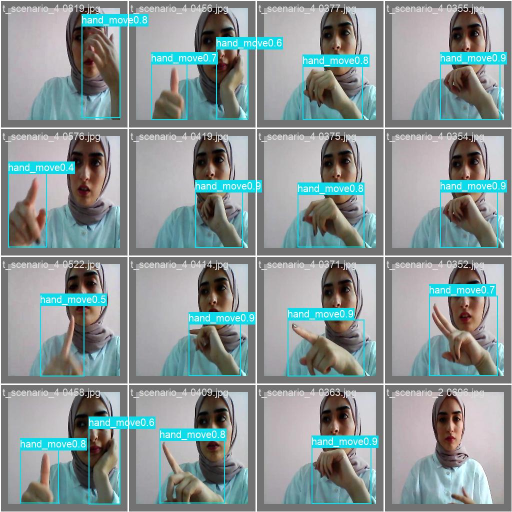
#> input picture runs/detect/val/val_batch0_pred.jpg, 1024 x 1024 px (shown at 1/2 size)
$ python -i frame_preprocessor.py   (imports and definitions only)
#> lines starting #> are read from the running program, lines starting #| are printed output that depends on the picture
### src/utils/logger.py
"""
Logging Utility for Online Exam Proctoring Pipeline.
"""

import logging
import sys
from pathlib import Path
from src.config import RESULTS_DIR


def get_logger(name: str = "exam_proctoring", log_file: str = "app.log") -> logging.Logger:
    """Configures and returns a logger instance with console and file handlers."""
#> further down, picture is the input picture: shape (1024, 1024, 3); mean B, G, R 148.6, 148.3, 137.1
    logger = logging.getLogger(name)
    logger.setLevel(logging.INFO)

    if logger.hasHandlers():
        return logger

    # Formatting
    formatter = logging.Formatter(
        "[%(asctime)s] [%(levelname)s] [%(name)s] %(message)s",
        datefmt="%Y-%m-%d %H:%M:%S"
    )

    # Console Handler
    console_handler = logging.StreamHandler(sys.stdout)
    console_handler.setFormatter(formatter)
    logger.addHandler(console_handler)

    # File Handler
    try:
        RESULTS_DIR.mkdir(parents=True, exist_ok=True)
        file_handler = logging.FileHandler(RESULTS_DIR / log_file, encoding="utf-8")
        file_handler.setFormatter(formatter)
        logger.addHandler(file_handler)
    except Exception as e:
        console_handler.setFormatter(formatter)

    return logger

### src/preprocessing/frame_preprocessor.py
"""
Frame Pre-processing Module for Online Exam Proctoring Pipeline.
Applies Gaussian noise filtering, histogram equalization/contrast normalization, and spatial resizing.
As specified in project_report.pdf (Ramzan et al., 2024).
"""

from typing import Tuple, Optional, Union, Dict, Any
import cv2
import numpy as np
from src.config import DEFAULT_IMAGE_SIZE
from src.utils.logger import get_logger

logger = get_logger("frame_preprocessor")


class FramePreprocessor:
    """Applies noise reduction, histogram equalization, and image resizing to video frames."""

    def __init__(
        self,
        target_size: Tuple[int, int] = DEFAULT_IMAGE_SIZE,
        gaussian_kernel: Tuple[int, int] = (5, 5),
        gaussian_sigma: float = 1.0,
        enable_histogram_eq: bool = True,
        output_size: Optional[Tuple[int, int]] = None
    ):
        if output_size is not None:
            target_size = output_size
        self.target_size = target_size
        self.output_size = target_size
        self.gaussian_kernel = gaussian_kernel
        self.gaussian_sigma = gaussian_sigma
        self.enable_histogram_eq = enable_histogram_eq

    def apply_gaussian_filter(self, frame: np.ndarray) -> np.ndarray:
        """Applies Gaussian smoothing to eliminate high-frequency video sensor noise."""
        if frame is None or frame.size == 0:
            raise ValueError("Invalid empty frame passed to Gaussian filter.")
        return cv2.GaussianBlur(frame, self.gaussian_kernel, self.gaussian_sigma)

    def apply_histogram_equalization(self, frame: np.ndarray) -> np.ndarray:
        """
        Applies histogram equalization to normalize contrast.
        Converts BGR frame to YCrCb space, equalizes the Y (luminance) channel,
        and converts back to BGR to preserve color balance.
        """
        if frame is None or frame.size == 0:
            raise ValueError("Invalid empty frame passed to histogram equalization.")

        if len(frame.shape) == 3 and frame.shape[2] == 3:
            ycrcb = cv2.cvtColor(frame, cv2.COLOR_BGR2YCrCb)
#> ycrcb: shape (1024, 1024, 3); mean of channels 0, 1, 2 144.9, 122.4, 130
            ycrcb[:, :, 0] = cv2.equalizeHist(ycrcb[:, :, 0])
#> ycrcb: shape (1024, 1024, 3); mean of channels 0, 1, 2 130.3, 122.4, 130
            equalized_bgr = cv2.cvtColor(ycrcb, cv2.COLOR_YCrCb2BGR)
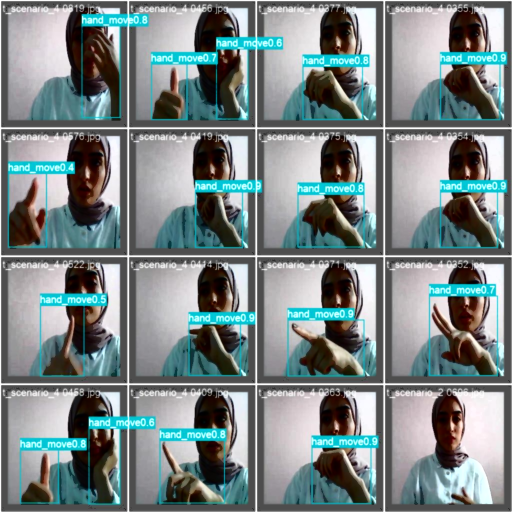
#> equalized_bgr: shape (1024, 1024, 3) (shown at 1/2 size); mean B, G, R 134, 133.4, 122.5
            return equalized_bgr
        elif len(frame.shape) == 2:
            return cv2.equalizeHist(frame)
        else:
            return frame

    def resize(self, frame: np.ndarray, target_size: Tuple[int, int] = None) -> np.ndarray:
        """Resizes frame to downstream model input dimensions (e.g. 224x224x3 or 299x299x3)."""
#> called with target_size = (224, 224)
        if frame is None or frame.size == 0:
            raise ValueError("Invalid empty frame passed to resize.")

        t_size = target_size if target_size is not None else self.target_size
        return cv2.resize(frame, t_size, interpolation=cv2.INTER_AREA)
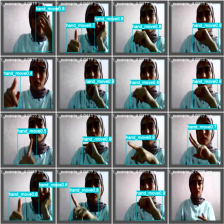
#> returned value: shape (224, 224, 3); mean of channels 0, 1, 2 134, 133.4, 122.5; drawn as B, G, R

    def preprocess(
        self,
        frame: np.ndarray,
        target_size: Optional[Tuple[int, int]] = None,
        return_dict: bool = False
    ) -> Union[np.ndarray, Dict[str, Any]]:
        """
        Executes complete pre-processing sequence:
        1. Gaussian Filtering
        2. Histogram Equalization (Contrast Normalization)
        3. Spatial Resizing
        4. Min-Max Intensity Normalization [0, 1] (in dict mode)

        By default returns resized np.ndarray (shape HxWxC, uint8) to satisfy unit tests and dataloaders.
        If return_dict=True, returns dictionary containing intermediate arrays and normalized tensor.
        """
        if frame is None or frame.size == 0:
            raise ValueError("Invalid empty frame passed to preprocess.")

        t_size = target_size if target_size is not None else self.target_size

        filtered = self.apply_gaussian_filter(frame)
        if self.enable_histogram_eq:
            equalized = self.apply_histogram_equalization(filtered)
        else:
            equalized = filtered

        resized = self.resize(equalized, target_size=t_size)

        if return_dict:
            normalized = resized.astype(np.float32) / 255.0
            return {
                "raw_image": frame,
                "filtered_image": filtered,
                "equalized_image": equalized,
                "resized_image": resized,
                "normalized_image": normalized
            }

        return resized

>>> import cv2
>>> picture = cv2.imread('../../runs/detect/val/val_batch0_pred.jpg')
>>> result = FramePreprocessor().preprocess(picture)

$ run again, on runs/detect/val/val_batch1_pred.jpg
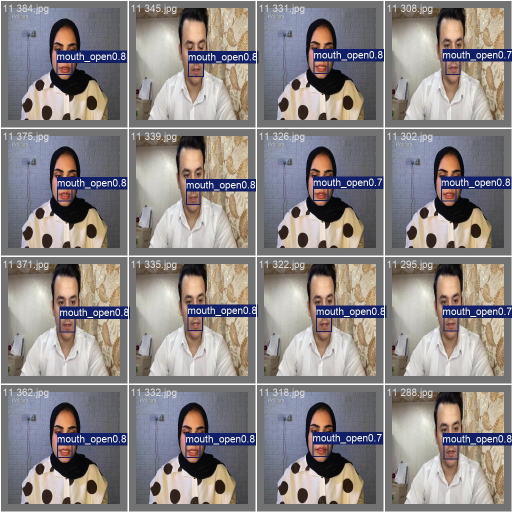
#> input picture runs/detect/val/val_batch1_pred.jpg, 1024 x 1024 px (shown at 1/2 size)
#> picture is the input picture: shape (1024, 1024, 3); mean B, G, R 133.4, 133.6, 139.3
#> in apply_histogram_equalization, `equalized_bgr = cv2.cvtColor(ycrcb, cv2.COLOR_YCrCb2BGR)`:
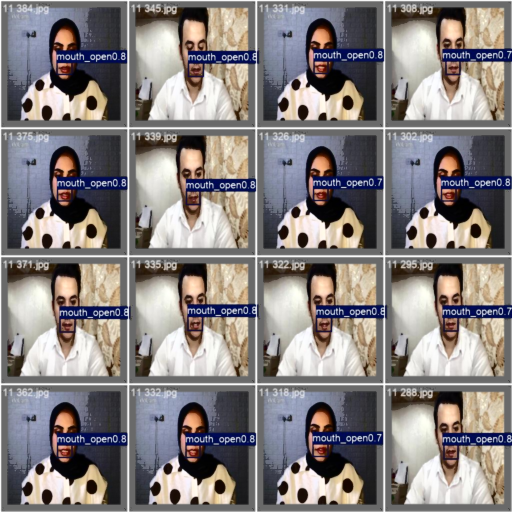
#> equalized_bgr: shape (1024, 1024, 3) (shown at 1/2 size); mean B, G, R 128.6, 128.8, 134.4
#> in resize, `return cv2.resize(frame, t_size, interpolation=cv2.INTER_AREA)`:
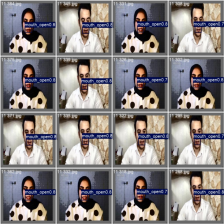
#> returned value: shape (224, 224, 3); mean of channels 0, 1, 2 128.6, 128.8, 134.4; drawn as B, G, R

$ run again, on runs/detect/val/val_batch2_pred.jpg
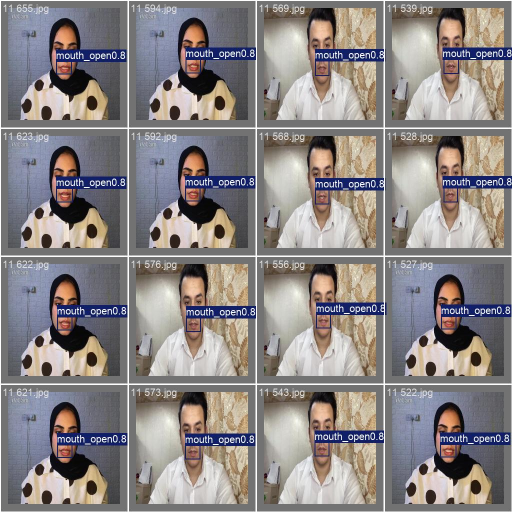
#> input picture runs/detect/val/val_batch2_pred.jpg, 1024 x 1024 px (shown at 1/2 size)
#> picture is the input picture: shape (1024, 1024, 3); mean B, G, R 133.5, 133.7, 139.4
#> in apply_histogram_equalization, `equalized_bgr = cv2.cvtColor(ycrcb, cv2.COLOR_YCrCb2BGR)`:
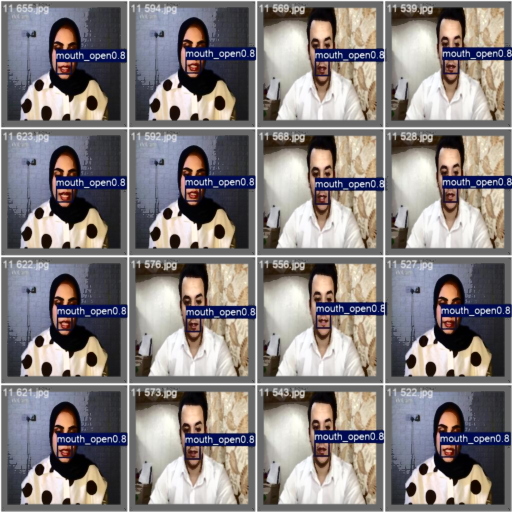
#> equalized_bgr: shape (1024, 1024, 3) (shown at 1/2 size); mean B, G, R 128.5, 128.7, 134.4
#> in resize, `return cv2.resize(frame, t_size, interpolation=cv2.INTER_AREA)`:
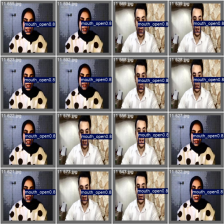
#> returned value: shape (224, 224, 3); mean of channels 0, 1, 2 128.5, 128.7, 134.4; drawn as B, G, R
